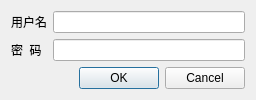
<?xml version="1.0" encoding="UTF-8"?>
<ui version="4.0">
 <class>CtpLogin</class>
 <widget class="QDialog" name="CtpLogin">
  <property name="geometry">
   <rect>
    <x>0</x>
    <y>0</y>
    <width>256</width>
    <height>93</height>
   </rect>
  </property>
  <property name="windowTitle">
   <string>Dialog</string>
  </property>
  <layout class="QGridLayout" name="gridLayout">
   <item row="0" column="0">
    <widget class="QLabel" name="label">
     <property name="text">
      <string>用户名</string>
     </property>
    </widget>
   </item>
   <item row="0" column="1">
    <widget class="QLineEdit" name="userNameLineEdit"/>
   </item>
   <item row="1" column="0">
    <widget class="QLabel" name="label_2">
     <property name="text">
      <string>密  码</string>
     </property>
    </widget>
   </item>
   <item row="1" column="1">
    <widget class="QLineEdit" name="passwordLineEdit">
     <property name="echoMode">
      <enum>QLineEdit::Password</enum>
     </property>
    </widget>
   </item>
   <item row="2" column="1">
    <widget class="QDialogButtonBox" name="buttonBox">
     <property name="standardButtons">
      <set>QDialogButtonBox::Cancel|QDialogButtonBox::Ok</set>
     </property>
    </widget>
   </item>
  </layout>
 </widget>
 <resources/>
 <connections/>
</ui>
